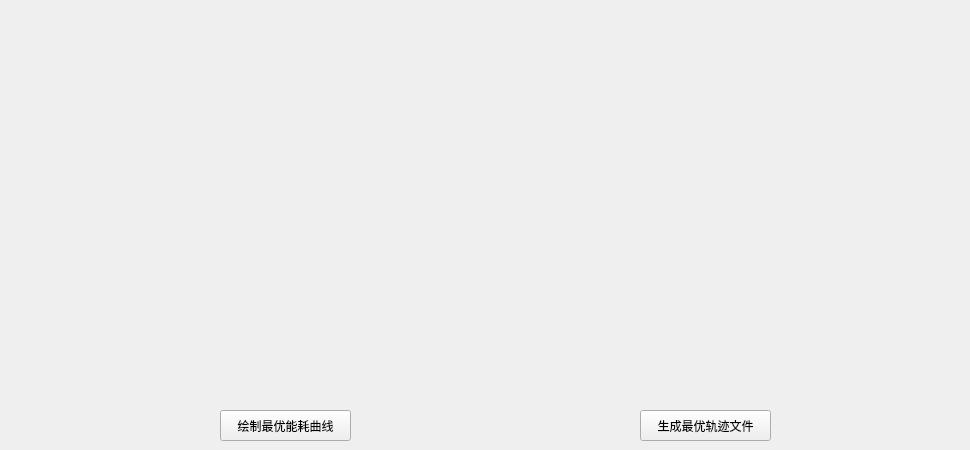
   <widget class="QWidget" name="tab_3">
    <attribute name="title">
     <string>节能作业规划</string>
    </attribute>
    <widget class="QPushButton" name="optimal_Drawing">
     <property name="geometry">
      <rect>
       <x>220</x>
       <y>410</y>
       <width>131</width>
       <height>31</height>
      </rect>
     </property>
     <property name="text">
      <string>绘制最优能耗曲线</string>
     </property>
    </widget>
    <widget class="QChartView" name="Joint1_Graph_2" native="true">
     <property name="geometry">
      <rect>
       <x>50</x>
       <y>30</y>
       <width>271</width>
       <height>161</height>
      </rect>
     </property>
    </widget>
    <widget class="QChartView" name="Joint2_Graph_2" native="true">
     <property name="geometry">
      <rect>
       <x>370</x>
       <y>30</y>
       <width>271</width>
       <height>161</height>
      </rect>
     </property>
    </widget>
    <widget class="QChartView" name="Joint3_Graph_2" native="true">
     <property name="geometry">
      <rect>
       <x>690</x>
       <y>30</y>
       <width>271</width>
       <height>161</height>
      </rect>
     </property>
    </widget>
    <widget class="QChartView" name="Joint4_Graph_2" native="true">
     <property name="geometry">
      <rect>
       <x>50</x>
       <y>220</y>
       <width>271</width>
       <height>161</height>
      </rect>
     </property>
    </widget>
    <widget class="QChartView" name="Joint5_Graph_2" native="true">
     <property name="geometry">
      <rect>
       <x>370</x>
       <y>220</y>
       <width>271</width>
       <height>161</height>
      </rect>
     </property>
    </widget>
    <widget class="QChartView" name="Joint6_Graph_2" native="true">
     <property name="geometry">
      <rect>
       <x>690</x>
       <y>220</y>
       <width>271</width>
       <height>161</height>
      </rect>
     </property>
    </widget>
    <widget class="QPushButton" name="generate_opt_file">
     <property name="geometry">
      <rect>
       <x>640</x>
       <y>410</y>
       <width>131</width>
       <height>31</height>
      </rect>
     </property>
     <property name="text">
      <string>生成最优轨迹文件</string>
     </property>
    </widget>
   </widget>
